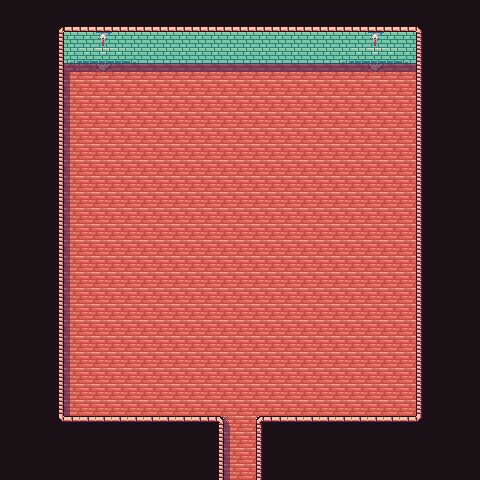

Tiled map render using the project's own tile images. Description and the map definition, with tile-layer contents summarised, below:
An orthogonal 30x30 tile map with 16x16 px tiles, 3 tile layers (prototype, base, shadows) and 1 object (south_exit).

<map version="1.10" tiledversion="1.10.2" orientation="orthogonal" renderorder="right-down" width="30" height="30" tilewidth="16" tileheight="16" infinite="0" nextlayerid="12" nextobjectid="2">
 <tileset firstgid="1" source="../TangerineTavernPNG_PetricakeGames.tsx" />
 <layer id="1" name="prototype" width="30" height="30">
  <data>[900 cells, 900 non-empty, 4 distinct tile ids]</data>
 </layer>
 <layer id="10" name="base" width="30" height="30">
  <data>[900 cells, 900 non-empty, 20 distinct tile ids]</data>
 </layer>
 <layer id="9" name="shadows" width="30" height="30">
  <data>[900 cells, 47 non-empty, 4 distinct tile ids]</data>
 </layer>
 <objectgroup id="11" name="objects_01">
  <object id="1" name="south_exit" x="240.333" y="478.667">
   <point />
  </object>
 </objectgroup>
</map>
